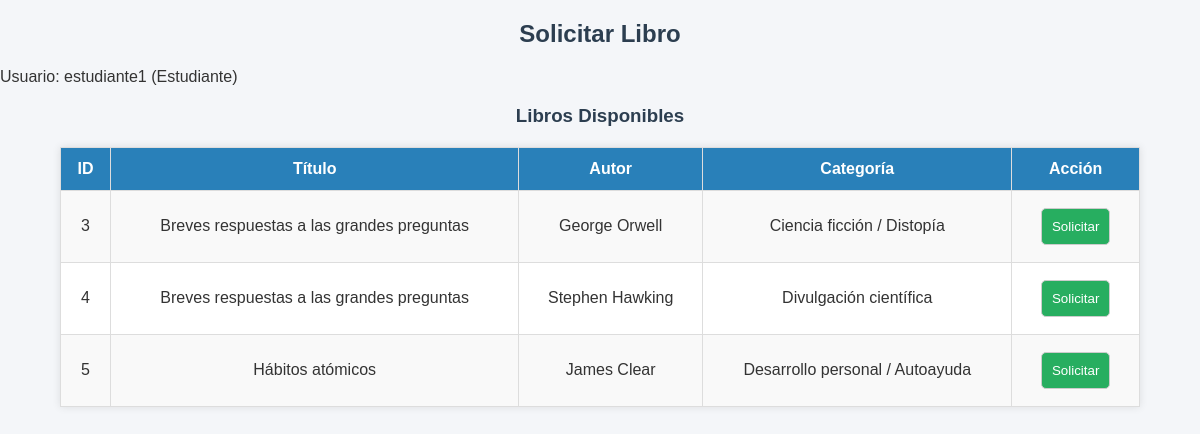
/Biblioteca/solicitar.php (signed in), run on the app's committed database.
### tables this page shows
CREATE TABLE `libros` (
  `id_libro` int(11) NOT NULL,
  `titulo` varchar(100) DEFAULT NULL,
  `autor` varchar(100) DEFAULT NULL,
  `categoria` varchar(50) DEFAULT NULL,
  `estado` enum('Disponible','Prestado') DEFAULT 'Disponible'
);

### Biblioteca/solicitar.php (the view, shortened to what this page needs)
<?php
include('conexion.php');
?>
<!DOCTYPE html>
<html lang="es">
<head>
  <link rel="stylesheet" href="estilos.css">
</head>
<body>
  <h2>Solicitar Libro</h2>
  <p>Usuario: <?php echo $_SESSION['usuario']; ?> (<?php echo $_SESSION['rol']; ?>)</p>
  <h3>Libros Disponibles</h3>
  <?php
  $resultado = $conexion->query("SELECT * FROM libros WHERE estado='Disponible'");
  echo "<table><tr><th>ID</th><th>Título</th><th>Autor</th><th>Categoría</th><th>Acción</th></tr>";
  while ($fila = $resultado->fetch_assoc()) {
    echo "<tr>
            <td>{$fila['id_libro']}</td>
            <td>{$fila['titulo']}</td>
            <td>{$fila['autor']}</td>
            <td>{$fila['categoria']}</td>
            <td>
              <form method='POST' style='display:inline;'>
                <input type='hidden' name='id_libro' value='{$fila['id_libro']}'>
                <button type='submit' name='solicitar'>Solicitar</button>
              </form>
            </td>
          </tr>";
  }
  echo "</table>";
  ?>
</body>
</html>

### Biblioteca/estilos.css (style rules this page uses)
body { font-family: Arial, sans-serif; background-color: #f4f6f9; margin: 0; padding: 0; color: #333; }
h2, h3 { text-align: center; color: #2c3e50; }
table { width: 90%; margin: 20px auto; border-collapse: collapse; background: #fff; box-shadow: 0px 0px 8px rgba(0,0,0,0.1); }
table th, table td { padding: 12px; border: 1px solid #ddd; text-align: center; }
table th { background-color: #2980b9; color: #fff; }
table tr:nth-child(even) { background-color: #f9f9f9; }
form { width: 80%; margin: 20px auto; text-align: center; }
form input, form select, form button { padding: 10px; margin: 5px; border-radius: 5px; border: 1px solid #ccc; }
form button { background-color: #27ae60; color: #fff; cursor: pointer; }

### data on the page
libros: id_libro "3", titulo "Breves respuestas a las grandes preguntas", autor "George Orwell", categoria "Ciencia ficción / Distopía"
libros: id_libro "4", titulo "Breves respuestas a las grandes preguntas", autor "Stephen Hawking", categoria "Divulgación científica"
libros: id_libro "5", titulo "Hábitos atómicos", autor "James Clear", categoria "Desarrollo personal / Autoayuda"

### other printed values
$_SESSION['usuario'] "estudiante1"
$_SESSION['rol'] "Estudiante"
